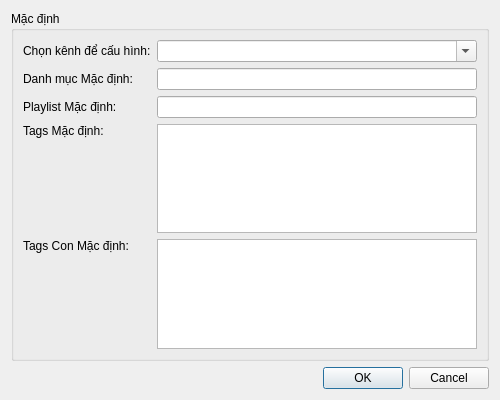
<!-- Vị trí: /ui/dialogs/channelsettingsdialog.ui -->
<!-- Phiên bản: 1.3 (Cải tiến giao diện theo yêu cầu) -->
<ui version="4.0">
 <class>ChannelSettingsDialog</class>
 <widget class="QDialog" name="ChannelSettingsDialog">
  <property name="geometry">
   <rect>
    <x>0</x>
    <y>0</y>
    <width>500</width>
    <height>400</height>
   </rect>
  </property>
  <property name="windowTitle">
   <string>Cài Đặt Kênh</string>
  </property>
  <layout class="QVBoxLayout" name="verticalLayout">
   <item>
    <widget class="QGroupBox" name="defaultsGroupBox">
     <property name="title">
      <string>Mặc định</string>
     </property>
     <layout class="QFormLayout" name="formLayout">
      <item row="0" column="0">
       <widget class="QLabel" name="label">
        <property name="text">
         <string>Chọn kênh để cấu hình:</string>
        </property>
       </widget>
      </item>
      <item row="0" column="1">
       <widget class="QComboBox" name="channelSelectionComboBox">
        <property name="editable">
         <bool>true</bool>
        </property>
        <property name="insertPolicy">
         <enum>QComboBox::NoInsert</enum>
        </property>
       </widget>
      </item>
      <item row="1" column="0">
       <widget class="QLabel" name="label_5">
        <property name="text">
         <string>Danh mục Mặc định:</string>
        </property>
       </widget>
      </item>
      <item row="1" column="1">
       <widget class="QLineEdit" name="defaultCategoryLineEdit"/>
      </item>
      <item row="2" column="0">
       <widget class="QLabel" name="label_4">
        <property name="text">
         <string>Playlist Mặc định:</string>
        </property>
       </widget>
      </item>
      <item row="2" column="1">
       <widget class="QLineEdit" name="defaultPlaylistLineEdit"/>
      </item>
      <item row="3" column="0">
       <widget class="QLabel" name="label_2">
        <property name="text">
         <string>Tags Mặc định:</string>
        </property>
        <property name="alignment">
         <set>Qt::AlignLeading|Qt::AlignLeft|Qt::AlignTop</set>
        </property>
       </widget>
      </item>
      <item row="3" column="1">
       <widget class="QPlainTextEdit" name="defaultTagsTextEdit">
        <property name="toolTip">
         <string>Mỗi tag trên một dòng</string>
        </property>
       </widget>
      </item>
      <item row="4" column="0">
       <widget class="QLabel" name="label_3">
        <property name="text">
         <string>Tags Con Mặc định:</string>
        </property>
        <property name="alignment">
         <set>Qt::AlignLeading|Qt::AlignLeft|Qt::AlignTop</set>
        </property>
       </widget>
      </item>
      <item row="4" column="1">
       <widget class="QPlainTextEdit" name="defaultSubTagsTextEdit">
        <property name="toolTip">
         <string>Mỗi tag con trên một dòng</string>
        </property>
       </widget>
      </item>
     </layout>
    </widget>
   </item>
   <item>
    <widget class="QDialogButtonBox" name="buttonBox">
     <property name="orientation">
      <enum>Qt::Horizontal</enum>
     </property>
     <property name="standardButtons">
      <set>QDialogButtonBox::Cancel|QDialogButtonBox::Ok</set>
     </property>
    </widget>
   </item>
  </layout>
 </widget>
 <resources/>
 <connections>
  <connection>
   <sender>buttonBox</sender>
   <signal>accepted()</signal>
   <receiver>ChannelSettingsDialog</receiver>
   <slot>accept()</slot>
   <hints>
    <hint type="sourcelabel">
     <x>248</x>
     <y>254</y>
    </hint>
    <hint type="destinationlabel">
     <x>157</x>
     <y>274</y>
    </hint>
   </hints>
  </connection>
  <connection>
   <sender>buttonBox</sender>
   <signal>rejected()</signal>
   <receiver>ChannelSettingsDialog</receiver>
   <slot>reject()</slot>
   <hints>
    <hint type="sourcelabel">
     <x>316</x>
     <y>260</y>
    </hint>
    <hint type="destinationlabel">
     <x>286</x>
     <y>274</y>
    </hint>
   </hints>
  </connection>
 </connections>
</ui>
